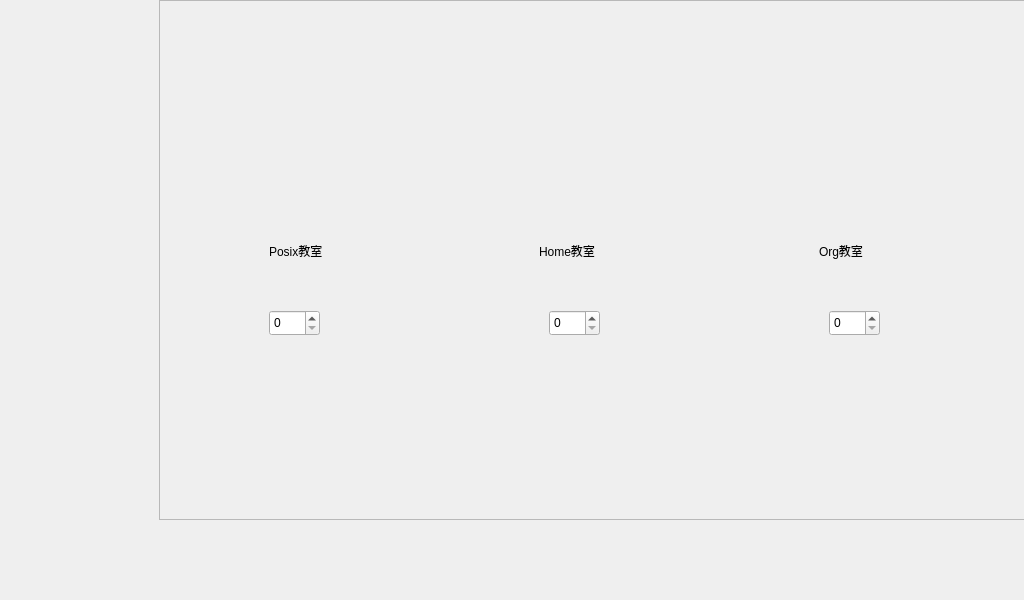
<?xml version="1.0" encoding="UTF-8"?>
<ui version="4.0">
 <class>AirWidget</class>
 <widget class="QWidget" name="AirWidget">
  <property name="geometry">
   <rect>
    <x>0</x>
    <y>0</y>
    <width>1024</width>
    <height>600</height>
   </rect>
  </property>
  <property name="windowTitle">
   <string>Form</string>
  </property>
  <widget class="QFrame" name="frame">
   <property name="geometry">
    <rect>
     <x>159</x>
     <y>0</y>
     <width>871</width>
     <height>520</height>
    </rect>
   </property>
   <property name="frameShape">
    <enum>QFrame::StyledPanel</enum>
   </property>
   <property name="frameShadow">
    <enum>QFrame::Raised</enum>
   </property>
   <widget class="QLabel" name="label">
    <property name="geometry">
     <rect>
      <x>40</x>
      <y>140</y>
      <width>221</width>
      <height>101</height>
     </rect>
    </property>
    <property name="styleSheet">
     <string notr="true">border-image: url(:/new/prefix1/img/air_condition_off.png);</string>
    </property>
    <property name="text">
     <string/>
    </property>
   </widget>
   <widget class="QLabel" name="label_2">
    <property name="geometry">
     <rect>
      <x>310</x>
      <y>140</y>
      <width>221</width>
      <height>101</height>
     </rect>
    </property>
    <property name="styleSheet">
     <string notr="true">border-image: url(:/new/prefix1/img/air_condition_off.png);</string>
    </property>
    <property name="text">
     <string/>
    </property>
   </widget>
   <widget class="QLabel" name="label_3">
    <property name="geometry">
     <rect>
      <x>580</x>
      <y>140</y>
      <width>221</width>
      <height>101</height>
     </rect>
    </property>
    <property name="styleSheet">
     <string notr="true">border-image: url(:/new/prefix1/img/air_condition_off.png);</string>
    </property>
    <property name="text">
     <string/>
    </property>
   </widget>
   <widget class="QLabel" name="label_4">
    <property name="geometry">
     <rect>
      <x>110</x>
      <y>240</y>
      <width>67</width>
      <height>21</height>
     </rect>
    </property>
    <property name="styleSheet">
     <string notr="true">font: 11pt &quot;文泉驿微米黑&quot;;</string>
    </property>
    <property name="text">
     <string>Posix教室</string>
    </property>
   </widget>
   <widget class="QLabel" name="label_5">
    <property name="geometry">
     <rect>
      <x>380</x>
      <y>240</y>
      <width>91</width>
      <height>21</height>
     </rect>
    </property>
    <property name="styleSheet">
     <string notr="true">font: 11pt &quot;文泉驿微米黑&quot;;</string>
    </property>
    <property name="text">
     <string>Home教室</string>
    </property>
   </widget>
   <widget class="QLabel" name="label_6">
    <property name="geometry">
     <rect>
      <x>660</x>
      <y>240</y>
      <width>67</width>
      <height>21</height>
     </rect>
    </property>
    <property name="styleSheet">
     <string notr="true">font: 11pt &quot;文泉驿微米黑&quot;;</string>
    </property>
    <property name="text">
     <string>Org教室</string>
    </property>
   </widget>
   <widget class="QSpinBox" name="spinBox">
    <property name="geometry">
     <rect>
      <x>110</x>
      <y>310</y>
      <width>51</width>
      <height>26</height>
     </rect>
    </property>
   </widget>
   <widget class="QSpinBox" name="spinBox_2">
    <property name="geometry">
     <rect>
      <x>390</x>
      <y>310</y>
      <width>51</width>
      <height>26</height>
     </rect>
    </property>
   </widget>
   <widget class="QSpinBox" name="spinBox_3">
    <property name="geometry">
     <rect>
      <x>670</x>
      <y>310</y>
      <width>51</width>
      <height>26</height>
     </rect>
    </property>
   </widget>
  </widget>
 </widget>
 <resources/>
 <connections/>
</ui>
